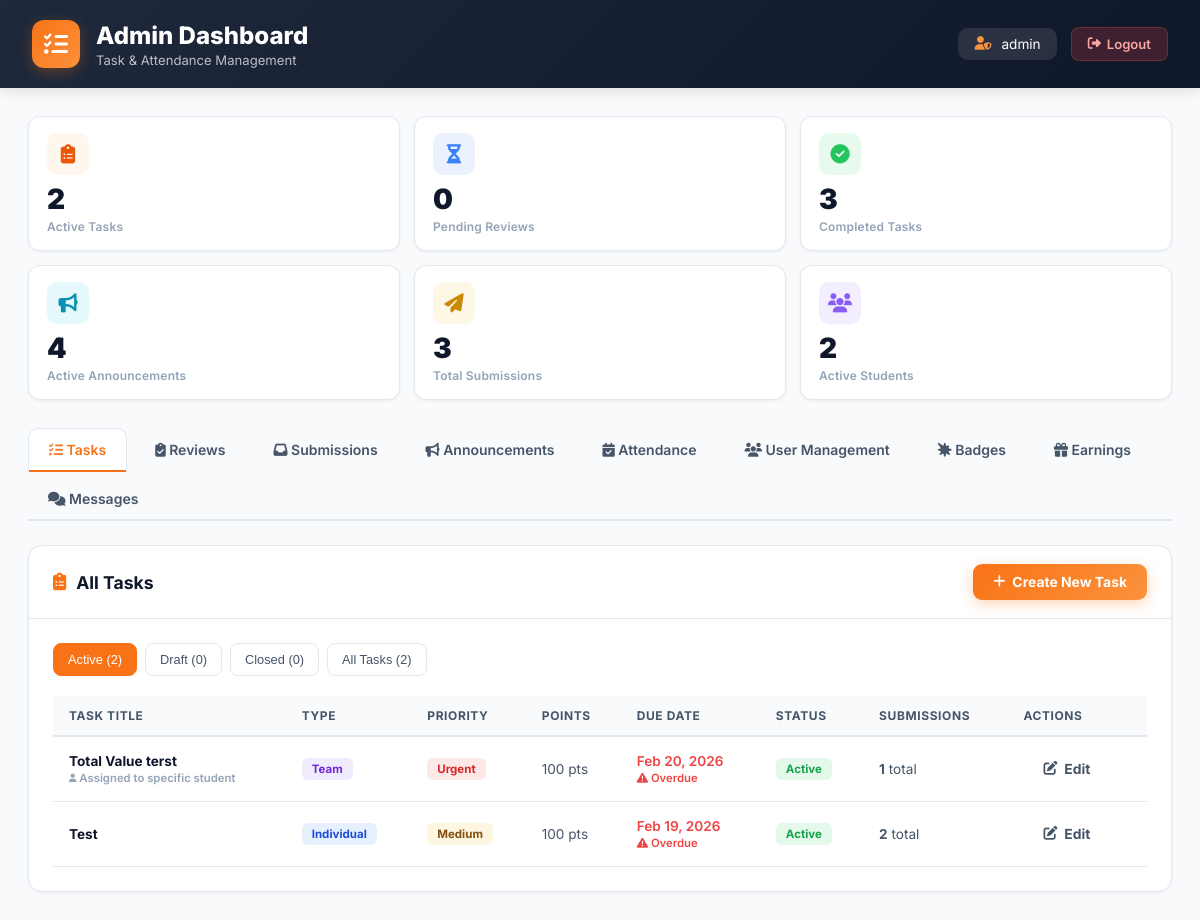
/admin.php (signed in), run on an earlier commit of the app's database.
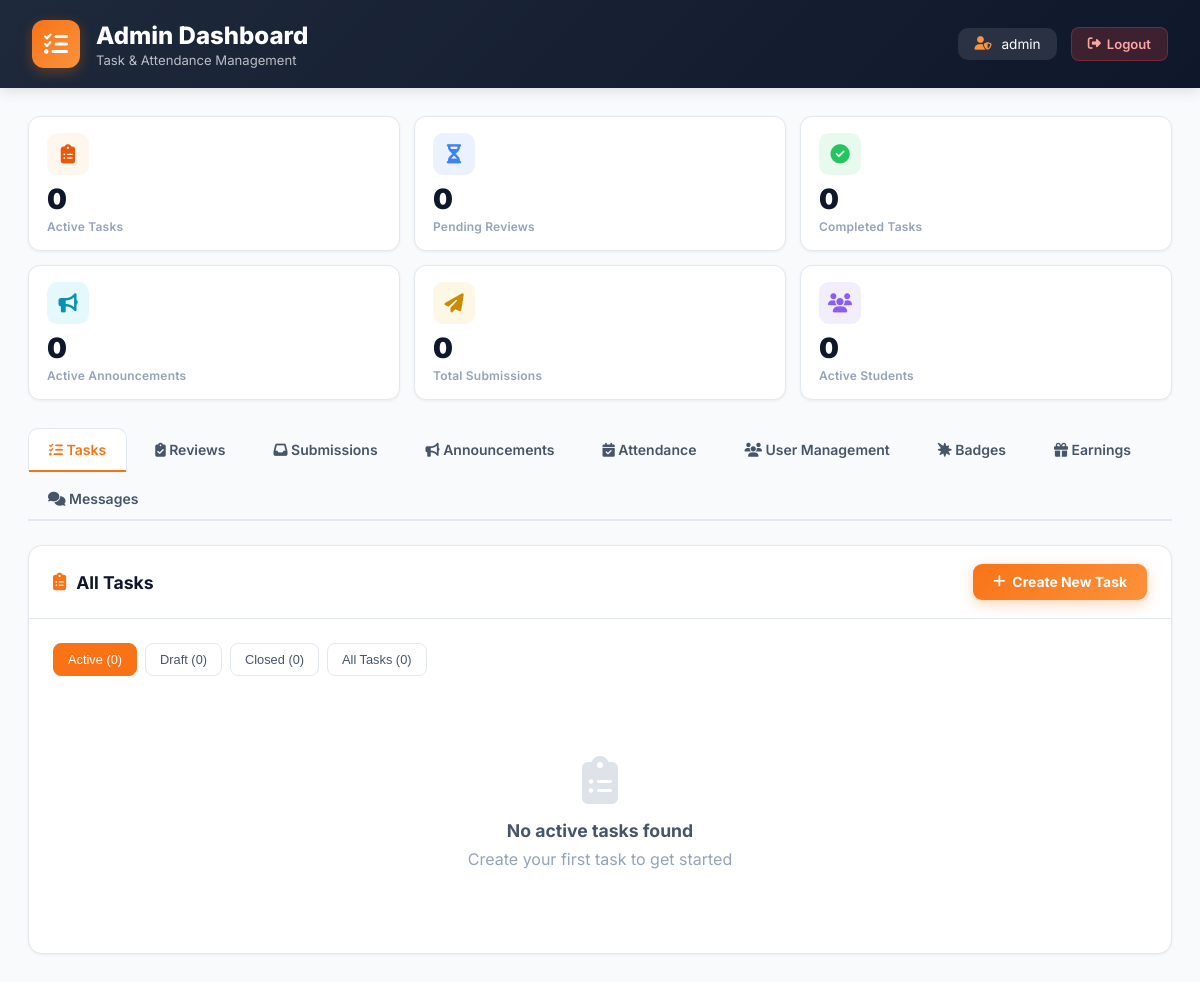
And on a later commit of the database.
### tables this page shows
CREATE TABLE `internship_tasks` (
  `id` int(11) NOT NULL,
  `title` varchar(255) NOT NULL,
  `description` text DEFAULT NULL,
  `task_type` enum('individual','team','batch') DEFAULT 'individual',
  `batch_id` int(11) DEFAULT NULL,
  `team_id` int(11) DEFAULT NULL,
  `assigned_to_student` int(11) DEFAULT NULL,
  `due_date` datetime DEFAULT NULL,
  `max_points` int(11) DEFAULT 100,
  `priority` enum('low','medium','high','urgent') DEFAULT 'medium',
  `status` enum('active','draft','closed') DEFAULT 'active',
  `resources_url` varchar(500) DEFAULT NULL,
  `created_by` varchar(150) DEFAULT 'Coordinator',
  `created_at` datetime DEFAULT current_timestamp(),
  `updated_at` datetime DEFAULT current_timestamp() ON UPDATE current_timestamp()
);

### admin.php (shortened to what this page needs)
<?php
$db = getPadakDB();
    ?>
    <?php
$statsRes = $db->query("SELECT
    (SELECT COUNT(*) FROM internship_tasks WHERE status='active') as active_tasks,
    (SELECT COUNT(*) FROM task_submissions WHERE status='submitted' OR status='under_review') as pending_reviews,
    (SELECT COUNT(*) FROM task_submissions WHERE status='approved') as completed_tasks,
    (SELECT COUNT(DISTINCT id) FROM internship_students WHERE is_active=1) as total_students,
    (SELECT COUNT(*) FROM task_submissions) as total_submissions,
    (SELECT COUNT(*) FROM announcements WHERE is_active=1) as active_announcements
");
$stats = $statsRes->fetch_assoc();
?>
<!DOCTYPE html>
<html lang="en">
<head>
    <link rel="stylesheet" href="https://cdnjs.cloudflare.com/ajax/libs/font-awesome/6.4.0/css/all.min.css">
</head>
<body>
    <div class="admin-header">
        <div class="ah-left">
            <div class="ah-logo"><i class="fas fa-tasks"></i></div>
            <div class="ah-title">
                <h1>Admin Dashboard</h1>
                <p>Task & Attendance Management</p>
            </div>
        </div>
        <div class="ah-right">
            <div class="ah-user">
                <i class="fas fa-user-shield"></i>
                <?php echo htmlspecialchars($_SESSION['admin_username']); ?>
            </div>
            <a href="?logout=1" class="btn-logout">
                <i class="fas fa-sign-out-alt"></i> Logout
            </a>
        </div>
    </div>
    <div class="admin-container">
        <div class="stats-grid">
            <div class="stat-card">
                <div class="sc-top"><div class="sc-icon orange"><i class="fas fa-clipboard-list"></i></div></div>
                <div class="sc-value"><?php echo $stats['active_tasks']; ?></div>
                <div class="sc-label">Active Tasks</div>
            </div>
            <div class="stat-card">
                <div class="sc-top"><div class="sc-icon blue"><i class="fas fa-hourglass-half"></i></div></div>
                <div class="sc-value"><?php echo $stats['pending_reviews']; ?></div>
                <div class="sc-label">Pending Reviews</div>
            </div>
            <div class="stat-card">
                <div class="sc-top"><div class="sc-icon green"><i class="fas fa-circle-check"></i></div></div>
                <div class="sc-value"><?php echo $stats['completed_tasks']; ?></div>
                <div class="sc-label">Completed Tasks</div>
            </div>
            <div class="stat-card">
                <div class="sc-top"><div class="sc-icon cyan"><i class="fas fa-bullhorn"></i></div></div>
                <div class="sc-value"><?php echo $stats['active_announcements']; ?></div>
                <div class="sc-label">Active Announcements</div>
            </div>
            <div class="stat-card">
                <div class="sc-top"><div class="sc-icon yellow"><i class="fas fa-paper-plane"></i></div></div>
                <div class="sc-value"><?php echo $stats['total_submissions']; ?></div>
                <div class="sc-label">Total Submissions</div>
            </div>
            <div class="stat-card">
                <div class="sc-top"><div class="sc-icon purple"><i class="fas fa-users"></i></div></div>
                <div class="sc-value"><?php echo $stats['total_students']; ?></div>
                <div class="sc-label">Active Students</div>
            </div>
        </div>
        <div class="tabs">
            <button class="tab" data-tab="tasks">
                <i class="fas fa-tasks"></i> Tasks
            </button>
            <button class="tab" data-tab="reviews">
                <i class="fas fa-clipboard-check"></i> Reviews
            </button>
            <button class="tab" data-tab="all_submissions">
                <i class="fas fa-inbox"></i> Submissions
            </button>
            <button class="tab" data-tab="announcements">
                <i class="fas fa-bullhorn"></i> Announcements
            </button>
            <button class="tab" data-tab="attendance">
                <i class="fas fa-calendar-check"></i> Attendance
            </button>
            <button class="tab" data-tab="users">
                <i class="fas fa-users"></i> User Management
            </button>
            <button class="tab" data-tab="badges">
                <i class="fas fa-burst"></i> Badges
            </button>
            <button class="tab" data-tab="earnings">
                <i class="fas fa-gift"></i> Earnings
            </button>
            <button class="tab" data-tab="messages">
                <i class="fas fa-comments"></i> Messages
            </button>
        </div>
        <div id="tab-tasks" class="tab-content">
            <?php include 'admin_modules/admin_manage_tasks.php'; ?>
        </div>
    </div>
</body>
</html>

### admin_modules/admin_manage_tasks.php (shortened to what this page needs)
<?php
$filterStatus = $_GET['filter_tasks'] ?? 'active';
$filterStatusEsc = $db->real_escape_string($filterStatus);
$whereClause = $filterStatus === 'all' ? "1=1" : "t.status='$filterStatusEsc'";
$activeCount = (int)$db->query("SELECT COUNT(*) as cnt FROM internship_tasks WHERE status='active'")->fetch_assoc()['cnt'];
$draftCount  = (int)$db->query("SELECT COUNT(*) as cnt FROM internship_tasks WHERE status='draft'")->fetch_assoc()['cnt'];
$closedCount = (int)$db->query("SELECT COUNT(*) as cnt FROM internship_tasks WHERE status='closed'")->fetch_assoc()['cnt'];
$allCount    = (int)$db->query("SELECT COUNT(*) as cnt FROM internship_tasks")->fetch_assoc()['cnt'];
$tasksRes = $db->query("SELECT t.*,
    COUNT(DISTINCT ts.id) as submission_count,
    SUM(CASE WHEN ts.status IN ('submitted','under_review') THEN 1 ELSE 0 END) as pending_count,
    SUM(CASE WHEN ts.status='approved' THEN 1 ELSE 0 END) as approved_count
    FROM internship_tasks t
    LEFT JOIN task_submissions ts ON ts.task_id = t.id
    WHERE $whereClause
    GROUP BY t.id
    ORDER BY t.created_at DESC");
$tasks = [];
while ($row = $tasksRes->fetch_assoc()) $tasks[] = $row;
?>
<div class="section">
    <div class="section-header">
        <div class="sh-title"><i class="fas fa-clipboard-list"></i>All Tasks</div>
        <button class="btn btn-primary" onclick="tasksOpenCreateModal()"><i class="fas fa-plus"></i> Create New Task</button>
    </div>
    <div class="section-body">
        <div class="filter-bar">
            <button class="filter-btn <?php echo $filterStatus==='active'?'active':''; ?>" onclick="tasksSetFilter('active')">Active (<?php echo $activeCount; ?>)</button>
            <button class="filter-btn <?php echo $filterStatus==='draft'?'active':''; ?>" onclick="tasksSetFilter('draft')">Draft (<?php echo $draftCount; ?>)</button>
            <button class="filter-btn <?php echo $filterStatus==='closed'?'active':''; ?>" onclick="tasksSetFilter('closed')">Closed (<?php echo $closedCount; ?>)</button>
            <button class="filter-btn <?php echo $filterStatus==='all'?'active':''; ?>" onclick="tasksSetFilter('all')">All Tasks (<?php echo $allCount; ?>)</button>
        </div>
        <?php if (empty($tasks)): ?>
        <div class="empty-state">
            <i class="fas fa-clipboard-list"></i>
            <h3>No <?php echo $filterStatus !== 'all' ? $filterStatus : ''; ?> tasks found</h3>
            <p><?php
                if ($filterStatus === 'draft') echo 'Save tasks as draft to see them here';
                elseif ($filterStatus === 'closed') echo 'Close tasks to see them here';
                else echo 'Create your first task to get started';
            ?></p>
        </div>
        <?php else: ?>
        <div class="table-responsive">
            <table class="data-table">
                <thead>
                    <tr>
                        <th>Task Title</th><th>Type</th><th>Priority</th><th>Points</th>
                        <th>Due Date</th><th>Status</th><th>Submissions</th><th>Actions</th>
                    </tr>
                </thead>
                <tbody>
                    <?php foreach ($tasks as $task):
                        $dueDateFmt = $task['due_date'] ? date('M d, Y', strtotime($task['due_date'])) : '—';
                        $isOverdue = $task['due_date'] && strtotime($task['due_date']) < time();
                    ?>
                    <tr>
                        <td>
                            <strong><?php echo htmlspecialchars($task['title']); ?></strong>
                            <?php if ($task['assigned_to_student']): ?>
                            <br><small style="color:var(--text3);"><i class="fas fa-user fa-xs"></i> Assigned to specific student</small>
                            <?php endif; ?>
                        </td>
                        <td><span class="badge badge-<?php echo $task['task_type']; ?>"><?php echo ucfirst($task['task_type']); ?></span></td>
                        <td><span class="badge badge-<?php echo $task['priority']; ?>"><?php echo ucfirst($task['priority']); ?></span></td>
                        <td><?php echo $task['max_points']; ?> pts</td>
                        <td style="<?php echo $isOverdue?'color:var(--red);font-weight:600;':''; ?>">
                            <?php echo $dueDateFmt; ?>
                            <?php if ($isOverdue): ?><br><small><i class="fas fa-triangle-exclamation"></i> Overdue</small><?php endif; ?>
                        </td>
                        <td><span class="badge badge-<?php echo $task['status']; ?>"><?php echo ucfirst($task['status']); ?></span></td>
                        <td>
                            <?php if ($task['submission_count'] > 0): ?>
                                <strong><?php echo $task['submission_count']; ?></strong> total
                            <?php else: ?>
                                <span style="color:var(--text3);">No submissions</span>
                            <?php endif; ?>
                        </td>
                        <td>
                            <button type="button" class="btn btn-secondary btn-sm" onclick="tasksEditTask(<?php echo (int)$task['id']; ?>)">
                                <i class="fas fa-edit"></i> Edit
                            </button>
                        </td>
                    </tr>
                    <?php endforeach; ?>
                </tbody>
            </table>
        </div>
        <?php endif; ?>
    </div>
</div>

### admin.php (style rules this page uses)
*,*::before,*::after { margin:0;padding:0;box-sizing:border-box; }
:root { --o5:#f97316;--o4:#fb923c;--o6:#ea580c;--o1:#fff7ed;--o2:#ffedd5;--bg:#f8fafc;--card:#fff;--text:#0f172a;--text2:#475569;--text3:#94a3b8;--border:#e2e8f0;--red:#ef4444;--green:#22c55e;--blue:#3b82f6;--yellow:#eab308;--purple:#8b5cf6; }
body { font-family:'Inter',sans-serif;background:var(--bg);color:var(--text);min-height:100vh; }
.admin-header { background:linear-gradient(135deg,#1e293b,#0f172a);color:#fff;padding:20px 32px;display:flex;align-items:center;justify-content:space-between;box-shadow:0 4px 12px rgba(0,0,0,0.1); }
.ah-left { display:flex;align-items:center;gap:16px; }
.ah-logo { width:48px;height:48px;background:linear-gradient(135deg,var(--o5),var(--o4));border-radius:12px;display:flex;align-items:center;justify-content:center;font-size:1.5rem;box-shadow:0 4px 14px rgba(249,115,22,0.3); }
.ah-title h1 { font-size:1.5rem;font-weight:800;margin-bottom:2px; }
.ah-title p { font-size:.82rem;opacity:.7; }
.ah-right { display:flex;align-items:center;gap:14px; }
.ah-user { display:flex;align-items:center;gap:10px;padding:8px 16px;background:rgba(255,255,255,0.1);border-radius:10px;font-size:.85rem; }
.ah-user i { color:var(--o4); }
.btn-logout { padding:8px 16px;background:rgba(239,68,68,0.2);border:1.5px solid rgba(239,68,68,0.3);color:#fca5a5;border-radius:8px;font-size:.82rem;font-weight:600;cursor:pointer;text-decoration:none;transition:all .2s;display:flex;align-items:center;gap:6px; }
.admin-container { max-width:1400px;margin:0 auto;padding:28px; }
.stats-grid { display:grid;grid-template-columns:repeat(6,1fr);gap:14px;margin-bottom:28px; }
.stat-card { background:var(--card);border-radius:12px;padding:16px 18px;border:1px solid var(--border);box-shadow:0 1px 3px rgba(0,0,0,0.06);transition:all .2s; }
.sc-top { display:flex;align-items:center;justify-content:space-between;margin-bottom:10px; }
.sc-icon { width:42px;height:42px;border-radius:10px;display:flex;align-items:center;justify-content:center;font-size:1.2rem; }
.sc-icon.orange { background:var(--o1);color:var(--o6); }
.sc-icon.blue { background:rgba(59,130,246,0.1);color:var(--blue); }
.sc-icon.green { background:rgba(34,197,94,0.1);color:var(--green); }
.sc-icon.purple { background:rgba(139,92,246,0.1);color:var(--purple); }
.sc-icon.yellow { background:rgba(234,179,8,0.1);color:#ca8a04; }
.sc-icon.cyan { background:rgba(6,182,212,0.1);color:#0891b2; }
.sc-value { font-size:1.75rem;font-weight:900;color:var(--text);line-height:1; }
.sc-label { font-size:.75rem;color:var(--text3);margin-top:6px;font-weight:600;letter-spacing:.2px; }
.tabs { display:flex;gap:8px;margin-bottom:24px;border-bottom:2px solid var(--border);padding-bottom:0;flex-wrap:wrap; }
.tab { padding:12px 20px;border-radius:10px 10px 0 0;border:none;background:none;font-size:.875rem;font-weight:600;color:var(--text2);cursor:pointer;transition:all .2s;position:relative;font-family:inherit; }
.tab.active { background:var(--card);color:var(--o5);border:1px solid var(--border);border-bottom:2px solid var(--card);margin-bottom:-2px; }
.tab.active::after { content:'';position:absolute;bottom:-2px;left:0;right:0;height:2px;background:var(--o5); }
.tab-content { display:none; }
.tab-content.active { display:block; }
@media (max-width:1200px) { .stats-grid { grid-template-columns:repeat(3,1fr); } }

### admin_modules/admin_announce_manage.php (style rules this page uses)
.empty-state { text-align:center;padding:60px 20px;color:var(--text3); }
.empty-state i { font-size:3rem;margin-bottom:16px;opacity:.5; }
.empty-state h3 { font-size:1.2rem;font-weight:700;margin-bottom:8px;color:var(--text2); }

### admin_modules/admin_earnings_manage.php (style rules this page uses)
:root { --bg:#f8fafc;--card:#fff;--card2:#f1f5f9; --text:#0f172a;--text2:#475569;--text3:#94a3b8;--border:#e2e8f0; --o5:#f97316;--o4:#fb923c;--o6:#ea580c; --green:#22c55e;--blue:#3b82f6;--purple:#8b5cf6;--red:#ef4444;--amber:#f59e0b; --pink:#ec4899; }
.btn { padding:10px 20px;border-radius:9px;font-size:.87rem;font-weight:700; font-family:inherit;cursor:pointer;border:none;transition:all .18s; display:inline-flex;align-items:center;gap:7px; }
.btn-primary { background:linear-gradient(135deg,var(--o5),var(--o4));color:#fff; box-shadow:0 4px 14px rgba(249,115,22,.3); }

What changed in the data, as far as the page shows it:
removed internship_tasks: title "Total Value terst", shows "Assigned to specific student", task_type "Team", priority "Urgent", max_points "100", due_date "Feb 20, 2026", shows "Overdue", status "Active", submission_count "1"
removed internship_tasks: title "Test", task_type "Individual", priority "Medium", max_points "100", due_date "Feb 19, 2026", shows "Overdue", status "Active", submission_count "2"
Also different on the page:
$stats['active_tasks']: "2" → "0"
$stats['completed_tasks']: "3" → "0"
$stats['active_announcements']: "4" → "0"
$stats['total_submissions']: "3" → "0"
$stats['total_students']: "2" → "0"
$activeCount: "2" → "0"
$allCount: "2" → "0"
$filterStatus: (not shown) → "active"
text no longer shown: "TASK TITLE TYPE PRIORITY POINTS DUE DATE STATUS SUBMISSIONS ACTIONS"
text now shown: "No tasks found Create your first task to get started"
